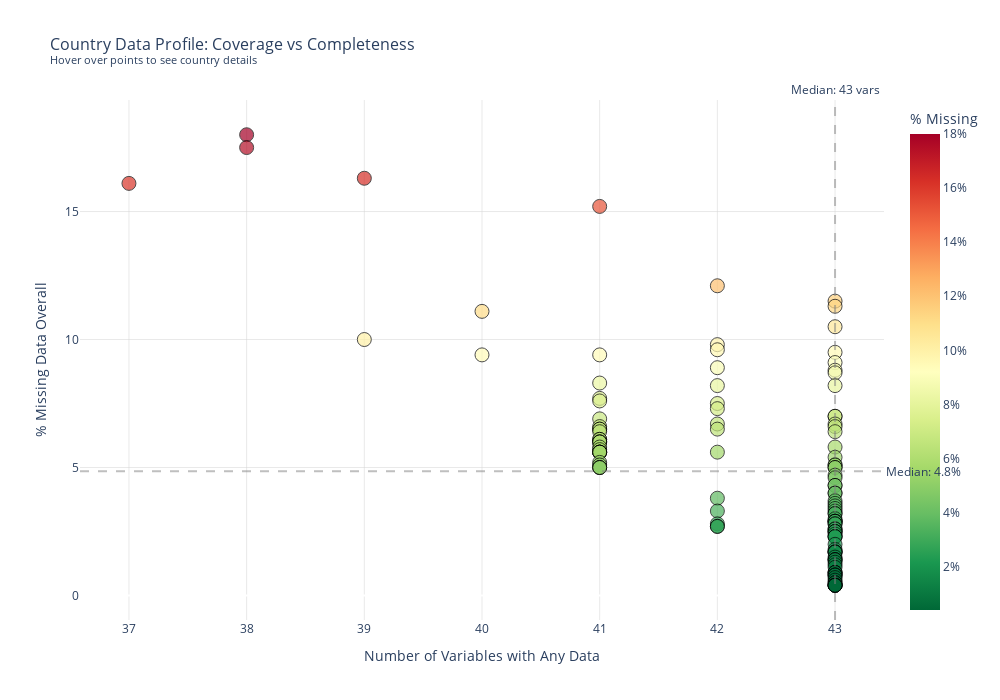

The code cell stored with this chart in its notebook:
### Code cell
import plotly.express as px
import plotly.graph_objects as go

# Create interactive scatter plot
fig = px.scatter(
    country_missing,
    x='Vars with Data',
    y='% Missing',
    color='% Missing',
    color_continuous_scale='RdYlGn_r',
    hover_name='Country',
    hover_data={
        'Code': True,
        'Vars with Data': True,
        '% Missing': ':.1f',
        'Complete Vars': True,
        'Years Covered': True,
        'Rows': True
    },
    title='Country Data Profile: Coverage vs Completeness<br><sup>Hover over points to see country details</sup>',
    labels={
        'Vars with Data': 'Number of Variables with Any Data',
        '% Missing': '% Missing Data Overall',
        'Complete Vars': 'Variables with Complete Data',
        'Years Covered': 'Years Covered'
    }
)

# Update marker styling
fig.update_traces(
    marker=dict(
        size=14,
        line=dict(width=1, color='black'),
        opacity=0.7
    )
)

# Update layout
fig.update_layout(
    width=1000,
    height=700,
    font=dict(size=12),
    title_font=dict(size=16),
    xaxis=dict(
        title_font=dict(size=14),
        gridcolor='lightgray',
        gridwidth=0.5
    ),
    yaxis=dict(
        title_font=dict(size=14),
        gridcolor='lightgray',
        gridwidth=0.5
    ),
    coloraxis_colorbar=dict(
        title='% Missing',
        ticksuffix='%'
    ),
    plot_bgcolor='white',
    hovermode='closest'
)

# Add quadrant lines for reference
median_vars = country_missing['Vars with Data'].median()
median_missing = country_missing['% Missing'].median()

fig.add_hline(y=median_missing, line_dash="dash", line_color="gray", opacity=0.5,
              annotation_text=f"Median: {median_missing:.1f}%", annotation_position="right")
fig.add_vline(x=median_vars, line_dash="dash", line_color="gray", opacity=0.5,
              annotation_text=f"Median: {median_vars:.0f} vars", annotation_position="top")

# Show the plot
fig.show()

# Save as interactive HTML file
fig.write_html('plot7_interactive_country_profile.html')
print("\nInteractive plot saved as 'plot7_interactive_country_profile.html'")
print("Open this file in a browser for full interactivity!")

### Figure 1 — Plotly figure (JSON) as saved in the notebook; plotly's stock layout.template omitted (floating-point values rounded to 4 significant figures; data arrays with more than 128 entries replaced by an {"elided": "..."} marker saying what was removed)
{"data": [{"customdata": {"elided": "126x4 mixed values"}, "hovertemplate": "<b>%{hovertext}</b><br><br>Number of Variables with Any Data=%{x}<br>% Missing Data Overall=%{marker.color:.1f}<br>Code=%{customdata[0]}<br>Variables with Complete Data=%{customdata[1]}<br>Years Covered=%{customdata[2]}<br>Rows=%{customdata[3]}<extra></extra>", "hovertext": ["Libya", "Papua New Guinea", "Equatorial Guinea", "Brunei Darussalam", "Liberia", "Uzbekistan", "Switzerland", "Rwanda", "United Arab Emirates", "Togo", "Chad", "Serbia", "Qatar", "Armenia", "Trinidad and Tobago", "Nepal", "Zimbabwe", "Myanmar", "Mauritania", "Croatia", "Yemen, Rep.", "Malawi", "Venezuela, RB", "Turkiye", "Kazakhstan", "Guinea", "Bosnia and Herzegovina", "Ethiopia", "Iraq", "Slovenia", "North Macedonia", "Angola", "Bahrain", "Greece", "Georgia", "Austria", "Ireland", "Morocco", "Tajikistan", "Slovak Republic", "Congo, Rep.", "Sudan", "Gabon", "Cameroon", "Iran, Islamic Rep.", "Ecuador", "Cyprus", "Spain", "France", "Finland", "Germany", "Azerbaijan", "Portugal", "Argentina", "Saudi Arabia", "Lao PDR", "Poland", "Uganda", "Denmark", "Ghana", "Tunisia", "Congo, Dem. Rep.", "Senegal", "Israel", "Panama", "Zambia", "Norway", "Guatemala", "Cote d'Ivoire", "Oman", "Mali", "Dominican Republic", "New Zealand", "Namibia", "Bulgaria", "Algeria", "Kuwait", "Burkina Faso", "Eswatini", "Sri Lanka", "Thailand", "Netherlands", "Sweden", "Romania", "Niger", "Mozambique", "Jamaica", "Nigeria", "Madagascar", "Russian Federation", "Uruguay", "Canada", "Viet Nam", "Nicaragua", "Albania", "United States", "Pakistan", "Brazil", "Costa Rica", "Botswana", "China", "Ukraine", "Indonesia", "South Africa", "Peru", "Mongolia", "Kenya", "United Kingdom", "Egypt, Arab Rep.", "Chile", "Italy", "Honduras", "Kyrgyz Republic", "Malaysia", "Philippines", "Japan", "Korea, Rep.", "Mexico", "Czechia", "Hungary", "India", "Colombia", "Bolivia", "Bangladesh", "Australia", "Tanzania"], "legendgroup": "", "marker": {"color": [18.0, 17.5, 16.3, 16.1, 15.2, 12.1, 11.5, 11.3, 11.1, 10.5, 10.0, 9.8, 9.6, 9.5, 9.4, 9.4, 9.1, 8.9, 8.8, 8.7, 8.3, 8.2, 8.2, 7.7, 7.6, 7.5, 7.3, 7.0, 7.0, 6.9, 6.7, 6.7, 6.6, 6.6, 6.5, 6.5, 6.5, 6.4, 6.4, 6.1, 6.1, 6.0, 6.0, 6.0, 5.8, 5.8, 5.7, 5.6, 5.6, 5.6, 5.6, 5.6, 5.6, 5.4, 5.2, 5.1, 5.1, 5.1, 5.0, 5.0, 5.0, 5.0, 5.0, 4.7, 4.6, 4.3, 4.3, 4.0, 4.0, 3.8, 3.7, 3.6, 3.5, 3.4, 3.3, 3.3, 3.2, 3.2, 3.0, 2.9, 2.9, 2.9, 2.9, 2.8, 2.8, 2.8, 2.7, 2.7, 2.6, 2.6, 2.5, 2.5, 2.5, 2.4, 2.3, 2.3, 2.3, 2.0, 1.8, 1.7, 1.7, 1.7, 1.7, 1.5, 1.4, 1.4, 1.4, 1.3, 1.2, 1.1, 0.9, 0.9, 0.9, 0.8, 0.8, 0.8, 0.7, 0.6, 0.5, 0.5, 0.4, 0.4, 0.4, 0.4, 0.4, 0.4], "coloraxis": "coloraxis", "line": {"color": "black", "width": 1}, "opacity": 0.7, "size": 14, "symbol": "circle"}, "mode": "markers", "name": "", "orientation": "v", "showlegend": false, "type": "scatter", "x": [38, 38, 39, 37, 41, 42, 43, 43, 40, 43, 39, 42, 42, 43, 40, 41, 43, 42, 43, 43, 41, 42, 43, 41, 41, 42, 42, 43, 43, 41, 42, 43, 43, 41, 42, 41, 41, 41, 43, 41, 41, 41, 41, 41, 43, 41, 41, 41, 41, 41, 41, 42, 41, 43, 41, 43, 41, 43, 41, 41, 41, 43, 43, 43, 43, 43, 43, 43, 43, 42, 43, 43, 43, 43, 42, 43, 43, 43, 43, 43, 43, 43, 43, 42, 43, 43, 42, 42, 43, 43, 43, 43, 43, 43, 43, 43, 43, 43, 43, 43, 43, 43, 43, 43, 43, 43, 43, 43, 43, 43, 43, 43, 43, 43, 43, 43, 43, 43, 43, 43, 43, 43, 43, 43, 43, 43], "xaxis": "x", "y": [18.0, 17.5, 16.3, 16.1, 15.2, 12.1, 11.5, 11.3, 11.1, 10.5, 10.0, 9.8, 9.6, 9.5, 9.4, 9.4, 9.1, 8.9, 8.8, 8.7, 8.3, 8.2, 8.2, 7.7, 7.6, 7.5, 7.3, 7.0, 7.0, 6.9, 6.7, 6.7, 6.6, 6.6, 6.5, 6.5, 6.5, 6.4, 6.4, 6.1, 6.1, 6.0, 6.0, 6.0, 5.8, 5.8, 5.7, 5.6, 5.6, 5.6, 5.6, 5.6, 5.6, 5.4, 5.2, 5.1, 5.1, 5.1, 5.0, 5.0, 5.0, 5.0, 5.0, 4.7, 4.6, 4.3, 4.3, 4.0, 4.0, 3.8, 3.7, 3.6, 3.5, 3.4, 3.3, 3.3, 3.2, 3.2, 3.0, 2.9, 2.9, 2.9, 2.9, 2.8, 2.8, 2.8, 2.7, 2.7, 2.6, 2.6, 2.5, 2.5, 2.5, 2.4, 2.3, 2.3, 2.3, 2.0, 1.8, 1.7, 1.7, 1.7, 1.7, 1.5, 1.4, 1.4, 1.4, 1.3, 1.2, 1.1, 0.9, 0.9, 0.9, 0.8, 0.8, 0.8, 0.7, 0.6, 0.5, 0.5, 0.4, 0.4, 0.4, 0.4, 0.4, 0.4], "yaxis": "y"}], "layout": {"annotations": [{"showarrow": false, "text": "Median: 4.8%", "x": 1, "xanchor": "left", "xref": "x domain", "y": 4.85, "yanchor": "middle", "yref": "y"}, {"showarrow": false, "text": "Median: 43 vars", "x": 43, "xanchor": "center", "xref": "x", "y": 1, "yanchor": "bottom", "yref": "y domain"}], "coloraxis": {"colorbar": {"ticksuffix": "%", "title": {"text": "% Missing"}}, "colorscale": [[0, "rgb(0,104,55)"], [0.1, "rgb(26,152,80)"], [0.2, "rgb(102,189,99)"], [0.3, "rgb(166,217,106)"], [0.4, "rgb(217,239,139)"], [0.5, "rgb(255,255,191)"], [0.6, "rgb(254,224,139)"], [0.7, "rgb(253,174,97)"], [0.8, "rgb(244,109,67)"], [0.9, "rgb(215,48,39)"], [1, "rgb(165,0,38)"]]}, "font": {"size": 12}, "height": 700, "hovermode": "closest", "legend": {"tracegroupgap": 0}, "plot_bgcolor": "white", "shapes": [{"line": {"color": "gray", "dash": "dash"}, "opacity": 0.5, "type": "line", "x0": 0, "x1": 1, "xref": "x domain", "y0": 4.85, "y1": 4.85, "yref": "y"}, {"line": {"color": "gray", "dash": "dash"}, "opacity": 0.5, "type": "line", "x0": 43, "x1": 43, "xref": "x", "y0": 0, "y1": 1, "yref": "y domain"}], "title": {"font": {"size": 16}, "text": "Country Data Profile: Coverage vs Completeness<br><sup>Hover over points to see country details</sup>"}, "width": 1000, "xaxis": {"anchor": "y", "domain": [0, 1], "gridcolor": "lightgray", "gridwidth": 0.5, "title": {"font": {"size": 14}, "text": "Number of Variables with Any Data"}}, "yaxis": {"anchor": "x", "domain": [0, 1], "gridcolor": "lightgray", "gridwidth": 0.5, "title": {"font": {"size": 14}, "text": "% Missing Data Overall"}}}}
